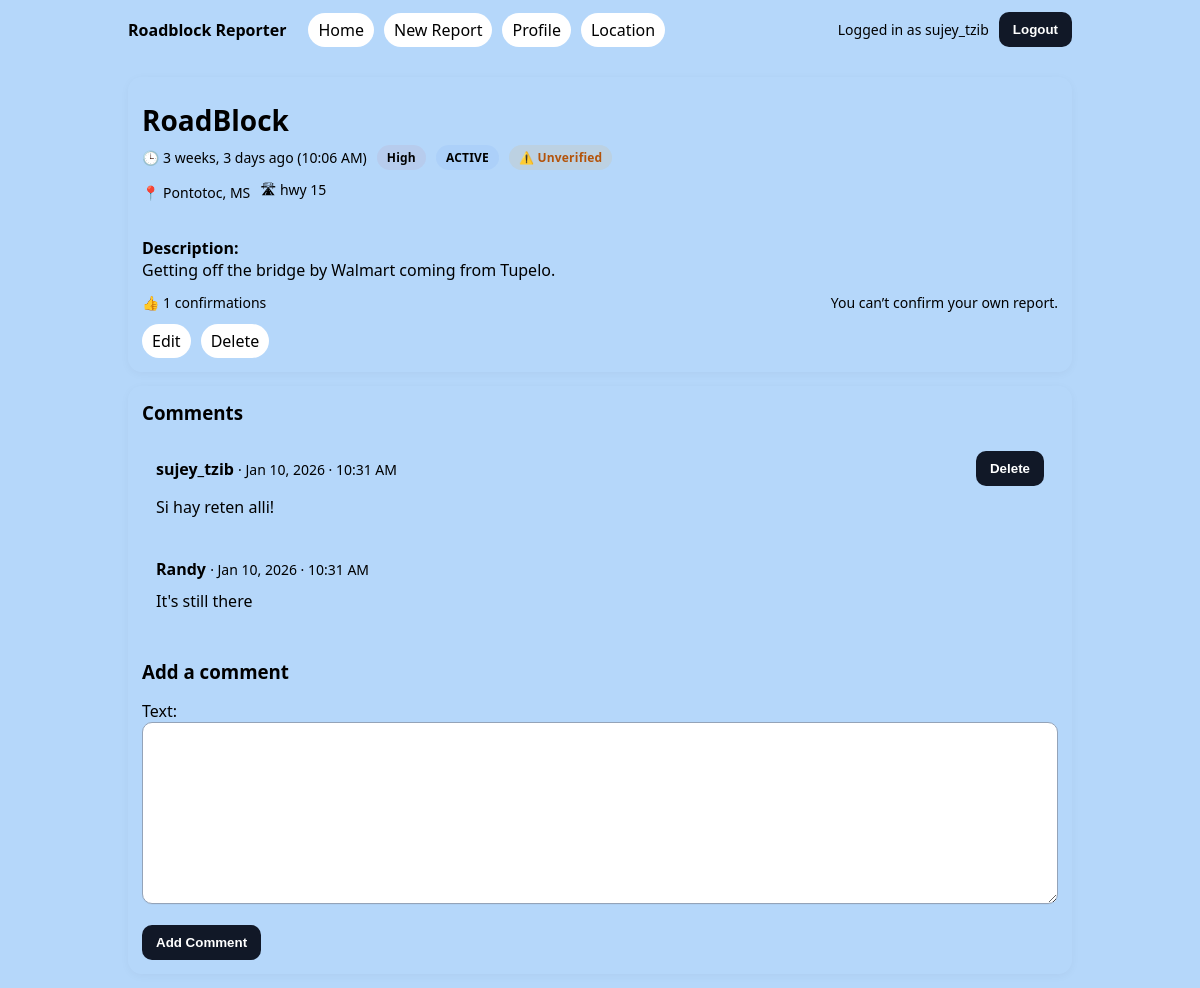
/report/6/ (signed in), run on an earlier commit of the app's database.
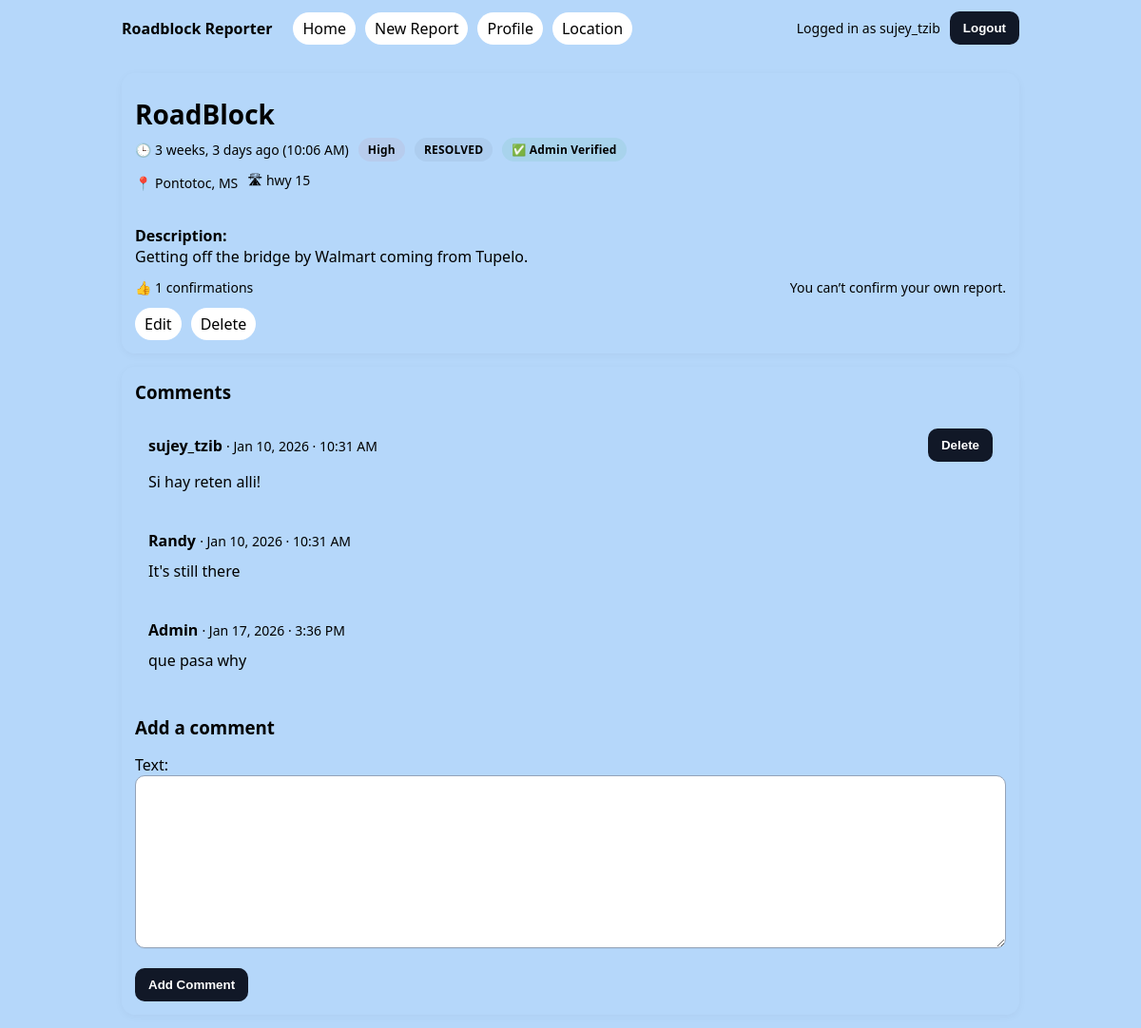
And on a later commit of the database.
### app/models.py (models this page shows, shortened)
class RoadblockReport(models.Model):
    SEVERITY_CHOICES = [
        ("LOW", "Low"),
        ("MED", "Medium"),
        ("HIGH", "High"),
    ]
    STATUS_CHOICES = [
        ("ACTIVE", "Active"),
        ("RESOLVED", "Resolved"),
    ]
    owner = models.ForeignKey(User, on_delete=models.CASCADE, related_name="roadblock_reports")
    title = models.CharField(max_length=80)
    description = models.TextField()
    road_name = models.CharField(max_length=120)
    nearby_place = models.CharField(max_length=120, blank=True)
    city = models.CharField(max_length=80)
    state = models.CharField(max_length=2, null=True, blank=True)
    severity = models.CharField(max_length=4, choices=SEVERITY_CHOICES, default="LOW")
    status = models.CharField(max_length=8, choices=STATUS_CHOICES, default="ACTIVE")
    verified = models.BooleanField(default=False)
    created_at = models.DateTimeField(auto_now_add=True)
    class Meta:
        permissions = [
            ("can_view_moderation", "Can view moderation dashboard"),
            ("can_verify_report", "Can verify roadblock reports"),
            ("can_resolve_report", "Can resolve roadblock reports"),
        ]

class RoadblockComment(models.Model):
    report = models.ForeignKey(RoadblockReport, on_delete=models.CASCADE, related_name="comments")
    owner = models.ForeignKey(User, on_delete=models.CASCADE, related_name="roadblock_comments")
    text = models.TextField()
    created_at = models.DateTimeField(auto_now_add=True)

### app/views.py (the view)
# urls.py: path("report/<int:pk>/", views.report_detail_view, name="report-detail"),
@login_required
def report_detail_view(request, pk):
    report = get_object_or_404(RoadblockReport, pk=pk)
    if request.method == "POST":
        comment_form = RoadblockCommentForm(request.POST)
        if comment_form.is_valid():
            comment = comment_form.save(commit=False)
            comment.owner = request.user
            comment.report = report
            comment.save()
            return redirect("report-detail", pk=pk)
    else:
        comment_form = RoadblockCommentForm()
    already_confirmed = RoadblockConfirmation.objects.filter(
        report=report,
        user=request.user,
    ).exists()
    confirmation_count = report.confirmations.count()
    return render(
        request,
        "roadblocks/report_detail.html",
        {
            "report": report,
            "comment_form": comment_form,
            "already_confirmed": already_confirmed,
            "confirmation_count": confirmation_count,
        },
    )

### app/forms.py (shortened to what this page needs)
class RoadblockCommentForm(forms.ModelForm):
    class Meta:
        model = RoadblockComment
        fields = ["text"]

### app/templates/roadblocks/report_detail.html (shortened to what this page needs)
{% extends "base.html" %}
{% load tz %}
{% block content %}
<div class="card">
  <h2 class="page-title" style="margin-bottom:6px;">{{ report.title }}</h2>
  <div class="row" style="margin-bottom:10px;">
    <span class="meta">🕒 {{ report.created_at|localtime|timesince }} ago ({{ report.created_at|localtime|date:"g:i A" }})</span>
    <span class="badge badge-{{ report.severity|lower }}">
      {{ report.get_severity_display }}
    </span>
    <span class="badge {% if report.status == 'ACTIVE' %}badge-active{% else %}badge-resolved{% endif %}">
      {{ report.status }}
    </span>
    {% if report.verified %}
      <span class="badge badge-admin">✅ Admin Verified</span>
    {% elif report.owner.profile.is_verified %}
      <span class="badge badge-acc">✅ Verified Account</span>
    {% else %}
      <span class="badge badge-unv">⚠️ Unverified</span>
    {% endif %}
  </div>
  <div class="row" style="margin-bottom:6px;">
    <span class="meta">📍 {{ report.city }}, {{ report.state }}</span>
    <span class="meta">🛣 {{ report.road_name }}</span>
  </div>
  <div class="hr"></div>
  <p style="margin:0 0 12px;">
    <strong>Description:</strong><br>
    {{ report.description }}
  </p>
  <div class="row" style="justify-content: space-between;">
    <span class="meta">👍 {{ confirmation_count }} confirmations</span>
    {% if report.owner != user %}
      {% if not already_confirmed %}
        <a class="nav-pill" href="{% url 'report-confirm' report.id %}">Confirm</a>
      {% else %}
        <a class="nav-pill" href="{% url 'report-unconfirm' report.id %}">Unconfirm</a>
      {% endif %}
    {% else %}
      <span class="meta">You can’t confirm your own report.</span>
    {% endif %}
  </div>
  {% if user == report.owner %}
    <div class="row" style="margin-top:12px;">
      <a class="nav-pill" href="{% url 'report-update' report.id %}">Edit</a>
      <a class="nav-pill" href="{% url 'report-delete' report.id %}">Delete</a>
    </div>
  {% endif %}
</div>
<div style="height:14px;"></div>
<div class="card">
  <h3 style="margin-bottom:12px;">Comments</h3>
  <div class="stack">
    {% for comment in report.comments.all %}
      <div class="card" style="box-shadow:none;">
        <div class="row" style="justify-content: space-between;">
          <div>
            <strong>{{ comment.owner.username }}</strong>
            <span class="meta">· {{ comment.created_at|localtime|date:"M d, Y · g:i A" }}</span>
          </div>
          {% if comment.owner == user %}
            <form method="post" action="{% url 'comment-delete' comment.id %}">
              <button type="submit">Delete</button>
            </form>
          {% endif %}
        </div>
        <p style="margin:10px 0 0;">{{ comment.text }}</p>
      </div>
    {% empty %}
      <p class="meta">No comments yet.</p>
    {% endfor %}
  </div>
  <div class="hr"></div>
  <h3 style="margin-bottom:10px;">Add a comment</h3>
  <form method="post">
    {{ comment_form.as_p }}
    <button type="submit">Add Comment</button>
  </form>
</div>
{% endblock %}

What changed in the data, as far as the page shows it:
changed RoadblockReport "RoadBlock": status "ACTIVE" → "RESOLVED"; verified False → True (drawn)
added RoadblockComment: owner.username "Admin", created_at "Jan 17, 2026 · 3:36 PM", text "que pasa why"
Also different on the page:
text no longer shown: "⚠️ Unverified"
text now shown: "✅ Admin Verified"
